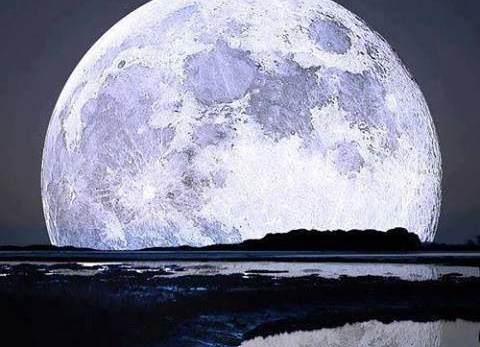
#> input picture test_moon.png, 480 x 347 px
$ python image_clipper.py
#> lines starting #> are read from the running program, lines starting #| are printed output that depends on the picture
from PIL import Image

crop_height = 5
crop_width = 8

img = Image.open("test_moon.png")
#> img is the input picture: PIL image 480x347 RGBA; mean R, G, B, A 123.8, 125.3, 144.1, 255
width, height = img.size
#> width = 480; height = 347
block_size, crop_size = (width, crop_width) if width / height <= crop_width / crop_height else (height, crop_height)
#> block_size = 480; crop_size = 8
piece_size = block_size // crop_size
#> piece_size = 60

left = (width - piece_size * crop_width) // 2
#> left = 0
upper = (height - piece_size * crop_height) // 2
#> upper = 23
right = (width + piece_size * crop_width) // 2
#> right = 480
lower = (height + piece_size * crop_height) // 2
#> lower = 323

img = img.crop((left, upper, right, lower))
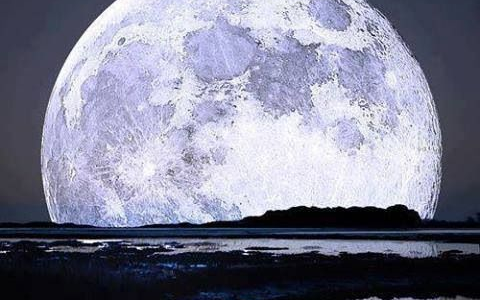
#> img: PIL image 480x300 RGBA; mean R, G, B, A 128.5, 129.8, 149.2, 255

for i in range(0, crop_height):
    for j in range(0, crop_width):
        block = img.crop((j * piece_size, i * piece_size, j * piece_size + piece_size, i * piece_size + piece_size))
        block.save(f"src/puzzle/{i}_{j}.png")
#> this loop made 5 passes
#> pass 1, `block.save(f"src/puzzle/{i}_{j}.png")`:
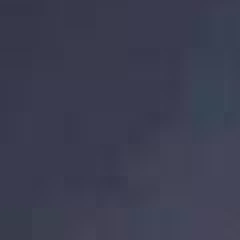
#> saved as 0_0.png: PIL image 60x60 RGBA (shown 4 times larger); mean R, G, B, A 60, 61.8, 80.8, 255
#> pass 1, `block.save(f"src/puzzle/{i}_{j}.png")`:
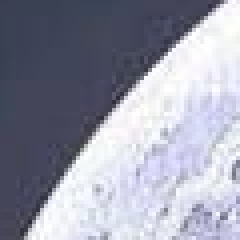
#> saved as 0_1.png: PIL image 60x60 RGBA (shown 4 times larger); mean R, G, B, A 151.1, 152.9, 168.2, 255
#> pass 1, `block.save(f"src/puzzle/{i}_{j}.png")`:
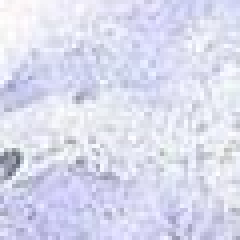
#> saved as 0_2.png: PIL image 60x60 RGBA (shown 4 times larger); mean R, G, B, A 217.8, 219.4, 238, 255
#> pass 1, `block.save(f"src/puzzle/{i}_{j}.png")`:
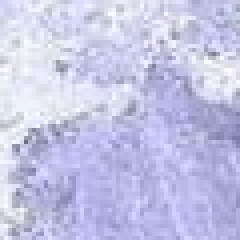
#> saved as 0_3.png: PIL image 60x60 RGBA (shown 4 times larger); mean R, G, B, A 196.2, 198, 229.8, 255
#> after the loop:
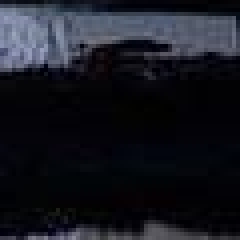
#> block: PIL image 60x60 RGBA (shown 4 times larger); mean R, G, B, A 23.6, 25, 32.9, 255
